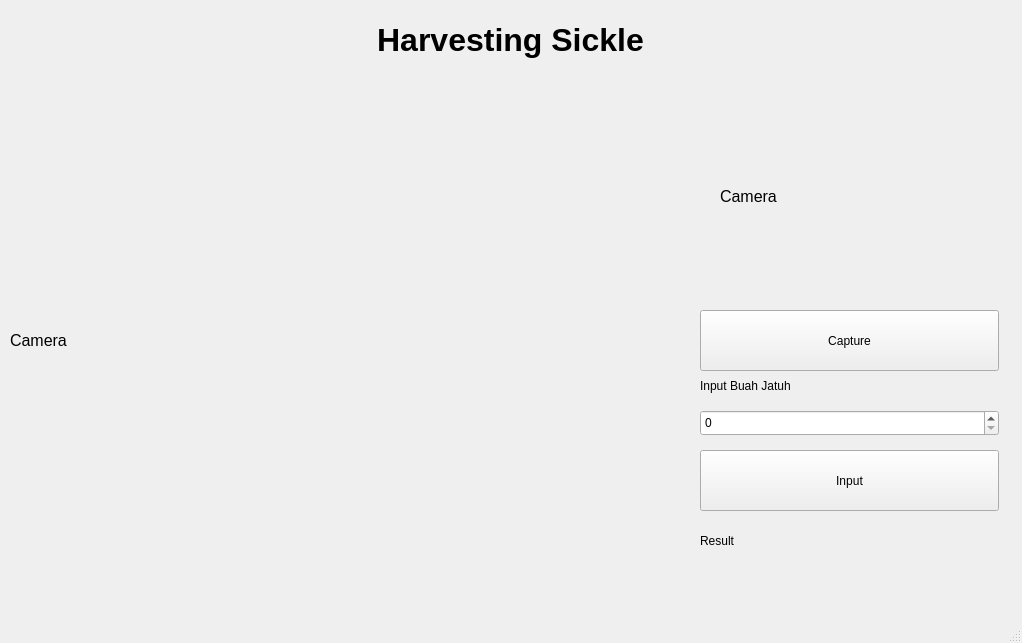
<?xml version="1.0" encoding="UTF-8"?>
<ui version="4.0">
 <class>MainWindow</class>
 <widget class="QMainWindow" name="MainWindow">
  <property name="geometry">
   <rect>
    <x>0</x>
    <y>0</y>
    <width>1022</width>
    <height>643</height>
   </rect>
  </property>
  <property name="windowTitle">
   <string>MainWindow</string>
  </property>
  <widget class="QWidget" name="centralwidget">
   <widget class="QWidget" name="verticalLayoutWidget">
    <property name="geometry">
     <rect>
      <x>0</x>
      <y>0</y>
      <width>1021</width>
      <height>80</height>
     </rect>
    </property>
    <layout class="QVBoxLayout" name="verticalLayout">
     <item>
      <widget class="QLabel" name="label">
       <property name="font">
        <font>
         <pointsize>24</pointsize>
         <weight>75</weight>
         <bold>true</bold>
        </font>
       </property>
       <property name="layoutDirection">
        <enum>Qt::LeftToRight</enum>
       </property>
       <property name="text">
        <string>Harvesting Sickle</string>
       </property>
       <property name="scaledContents">
        <bool>false</bool>
       </property>
       <property name="alignment">
        <set>Qt::AlignCenter</set>
       </property>
      </widget>
     </item>
    </layout>
   </widget>
   <widget class="QLabel" name="Camera">
    <property name="geometry">
     <rect>
      <x>10</x>
      <y>100</y>
      <width>640</width>
      <height>480</height>
     </rect>
    </property>
    <property name="maximumSize">
     <size>
      <width>16777215</width>
      <height>16777215</height>
     </size>
    </property>
    <property name="font">
     <font>
      <pointsize>12</pointsize>
     </font>
    </property>
    <property name="text">
     <string>Camera</string>
    </property>
   </widget>
   <widget class="QPushButton" name="Capture">
    <property name="geometry">
     <rect>
      <x>700</x>
      <y>310</y>
      <width>299</width>
      <height>61</height>
     </rect>
    </property>
    <property name="text">
     <string>Capture</string>
    </property>
   </widget>
   <widget class="QLabel" name="label_3">
    <property name="geometry">
     <rect>
      <x>700</x>
      <y>370</y>
      <width>299</width>
      <height>31</height>
     </rect>
    </property>
    <property name="text">
     <string>Input Buah Jatuh</string>
    </property>
   </widget>
   <widget class="QSpinBox" name="input_buah_jatuh">
    <property name="geometry">
     <rect>
      <x>700</x>
      <y>410</y>
      <width>299</width>
      <height>26</height>
     </rect>
    </property>
   </widget>
   <widget class="QPushButton" name="btn_Input_buah_jatuh">
    <property name="geometry">
     <rect>
      <x>700</x>
      <y>450</y>
      <width>299</width>
      <height>61</height>
     </rect>
    </property>
    <property name="text">
     <string>Input</string>
    </property>
   </widget>
   <widget class="QLabel" name="label_2">
    <property name="geometry">
     <rect>
      <x>700</x>
      <y>520</y>
      <width>297</width>
      <height>41</height>
     </rect>
    </property>
    <property name="text">
     <string>Result</string>
    </property>
   </widget>
   <widget class="QLabel" name="Camera_2">
    <property name="geometry">
     <rect>
      <x>720</x>
      <y>100</y>
      <width>256</width>
      <height>192</height>
     </rect>
    </property>
    <property name="maximumSize">
     <size>
      <width>16777215</width>
      <height>16777215</height>
     </size>
    </property>
    <property name="font">
     <font>
      <pointsize>12</pointsize>
     </font>
    </property>
    <property name="text">
     <string>Camera</string>
    </property>
   </widget>
  </widget>
  <widget class="QMenuBar" name="menubar">
   <property name="geometry">
    <rect>
     <x>0</x>
     <y>0</y>
     <width>1022</width>
     <height>22</height>
    </rect>
   </property>
  </widget>
  <widget class="QStatusBar" name="statusbar"/>
 </widget>
 <resources/>
 <connections/>
</ui>
